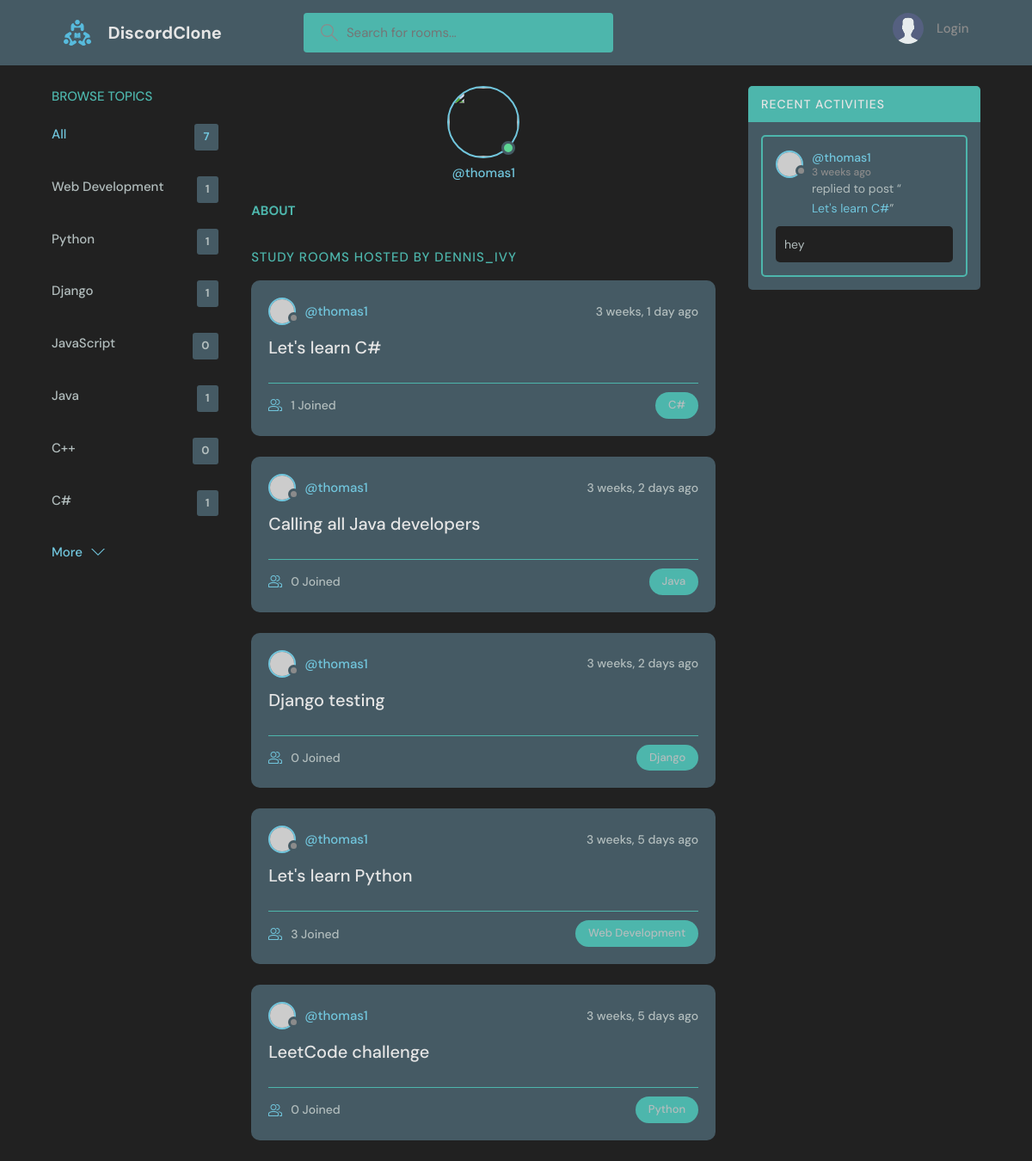
Page /profile/1/ on the committed database.
### base/models.py (models this page shows, shortened)
class Topic(models.Model):
    name = models.CharField(max_length=200)

class Room(models.Model):
    host = models.ForeignKey(User, on_delete=models.SET_NULL, null=True)
    topic = models.ForeignKey(Topic, on_delete=models.SET_NULL, null=True)
    name = models.CharField(max_length=200)
    description = models.TextField(null=True, blank=True)
    participants = models.ManyToManyField(User, related_name='participants', blank=True)
    update = models.DateTimeField(auto_now=True)
    created = models.DateTimeField(auto_now_add=True)
    class Meta:
        ordering = ['-update', '-created']
    def __str__(self):
        return self.name

class Message(models.Model):
    user = models.ForeignKey(User, on_delete=models.CASCADE)
    room = models.ForeignKey(Room, on_delete=models.CASCADE)
    body = models.TextField()
    updated = models.DateTimeField(auto_now=True)
    created = models.DateTimeField(auto_now_add=True)
    class Meta:
        ordering = ['-updated', '-created']

### base/views.py (the view)
# urls.py: path('profile/<str:pk>/', views.userProfile, name="user-profile"),
def userProfile(request, pk):
    user = User.objects.get(id=pk)
    rooms = user.room_set.all()
    room_messages = user.message_set.all()
    topics = Topic.objects.all()
    context = {'user': user, 'rooms': rooms,
        'room_messages': room_messages, 'topics': topics
    }
    return render(request, 'base/profile.html', context)

### base/templates/base/profile.html (shortened to what this page needs)
{% extends 'main.html' %}
{% block content %}
<main class="profile-page layout layout--3">
  <div class="container">
    {% include 'base/topics_component.html' %}
    <div class="roomList">
      <div class="profile">
        <div class="profile__avatar">
          <div class="avatar avatar--large active">
            <img src="{{user.avatar.url}}" />
          </div>
        </div>
        <div class="profile__info">
          <p>@{{user.username}}</p>
        </div>
        <div class="profile__about">
          <h3>About</h3>
        </div>
      </div>
      <div class="roomList__header">
        <div>
          <h2>Study Rooms Hosted by dennis_ivy</a>
          </h2>
        </div>
      </div>
      {% include 'base/feed_component.html' %}
    </div>
    {% include 'base/activity_component.html' %}
  </div>
</main>
{% endblock content %}

### base/templates/base/topics_component.html
        <div class="topics">
            <div class="topics__header">
              <h2>Browse Topics</h2>
            </div>
            <ul class="topics__list">
              <li>
                <a href="{% url 'home' %}" class="active">All <span>{{topics.count}}</span></a>
              </li>
              {% for topic in topics %}
              <li>
                <a href="{% url 'home' %}?q={{topic.name}}">{{topic.name}}<span>{{topic.room_set.all.count}}</span></a>
              </li>
              {% endfor %}
            </ul>
            <a class="btn btn--link" href="{% url 'topics' %}">
              More
              <svg version="1.1" xmlns="http://www.w3.org/2000/svg" width="32" height="32" viewBox="0 0 32 32">
                <title>chevron-down</title>
                <path d="M16 21l-13-13h-3l16 16 16-16h-3l-13 13z"></path>
              </svg>
            </a>
          </div>

### base/templates/base/feed_component.html (shortened to what this page needs)
{% for room in rooms %}
<div class="roomListRoom">
    <div class="roomListRoom__header">
      <a href="{% url 'user-profile' room.host.id %}" class="roomListRoom__author">
        <div class="avatar avatar--small">
          <img src="https://randomuser.me/api/portraits/women/11.jpg" />
        </div>
        <span>@{{room.host.username}}</span>
      </a>
      <div class="roomListRoom__actions">
        <span>{{room.created|timesince}} ago</span>
      </div>
    </div>
    <div class="roomListRoom__content">
      <a href="{% url 'room' room.id %}">{{room.name}}</a>
    </div>
    <div class="roomListRoom__meta">
      <a href="{% url 'room' room.id %}" class="roomListRoom__joined">
        {{room.participants.all.count}} Joined
      </a>
      <p class="roomListRoom__topic">{{room.topic.name}}</p>
    </div>
  </div>
{% endfor %}

### base/templates/base/activity_component.html (shortened to what this page needs)
<div class="activities">
    <div class="activities__header">
      <h2>Recent Activities</h2>
    </div>
    {% for message in room_messages%}
    <div class="activities__box">
      <div class="activities__boxHeader roomListRoom__header">
        <a href="{% url 'user-profile' message.user.id %}" class="roomListRoom__author">
          <div class="avatar avatar--small">
            <img src="https://randomuser.me/api/portraits/women/11.jpg" />
          </div>
          <p>
            @{{message.user}}
            <span>{{message.created|timesince}} ago</span>
          </p>
        </a>
      </div>
      <div class="activities__boxContent">
        <p>replied to post “<a href="{% url 'room' message.room.id %}">{{message.room}}</a>”</p>
        <div class="activities__boxRoomContent">
          {{message.body}}
        </div>
      </div>
    </div>
    {% endfor %}
  </div>

### rows in the picture
Topic: name "Web Development", room_set.all.count "1"
Topic: name "Python", room_set.all.count "1"
Topic: name "Django", room_set.all.count "1"
Topic: name "JavaScript", room_set.all.count "0"
Topic: name "Java", room_set.all.count "1"
Topic: name "C++", room_set.all.count "0"
Topic: name "C#", room_set.all.count "1"
Room: host.username "thomas1", created "3 weeks, 1 day", name "Let's learn C#", participants.all.count "1", topic.name "C#"
Room: host.username "thomas1", created "3 weeks, 2 days", name "Calling all Java developers", participants.all.count "0", topic.name "Java"
Room: host.username "thomas1", created "3 weeks, 2 days", name "Django testing", participants.all.count "0", topic.name "Django"
Room: host.username "thomas1", created "3 weeks, 5 days", name "Let's learn Python", participants.all.count "3", topic.name "Web Development"
Room: host.username "thomas1", created "3 weeks, 5 days", name "LeetCode challenge", participants.all.count "0", topic.name "Python"
Message: user "thomas1", created "3 weeks", room "Let's learn C#", body "hey"

### other values in the picture
{{ topics.count }} "7"
{{ user.username }} "thomas1"
